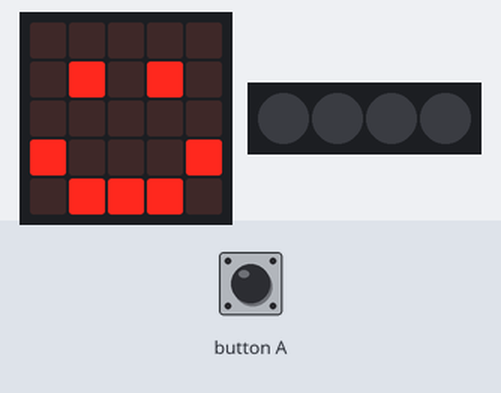
Recording of a program running on a simulated BBC micro:bit (MakeCode). Parts: the board's 5×5 LED display, 4 RGB LEDs in strip order, left to right. The inputs (shaded band) are chosen by the test bench. Dim RGB values are drawn brighter than linear.

Above: at 1.8 s.
1.9 s: button A pressed for 0.15 s
At 2.6 s:
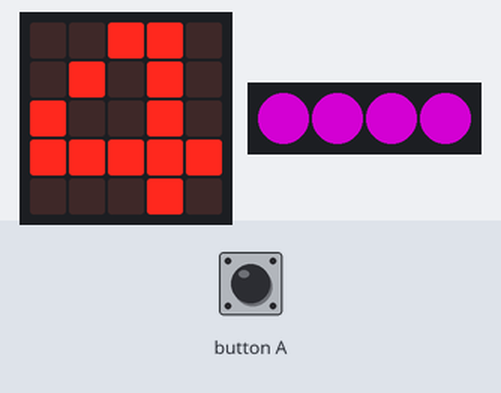
At 3.3 s:
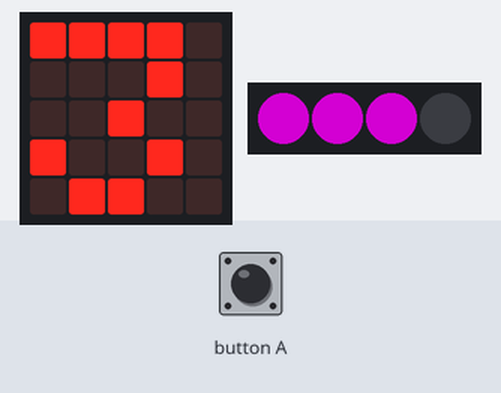
Timing chart, 0 to 6.6 s (numbered marks = the images above; inputs shaded):
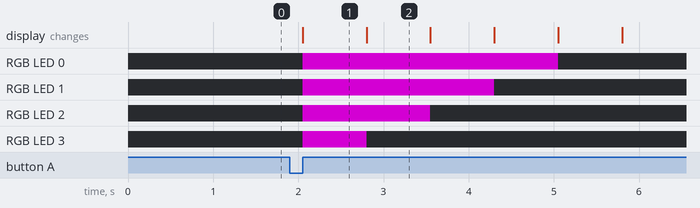

The program:

main.ts
```typescript
// (licence header left out)
// variables
let neopixelStrip: neopixel.Strip = null
let countDown: number = 4

// start up
basic.clearScreen()
neopixelStrip = neopixel.create(DigitalPin.P16, 4, NeoPixelMode.RGB)
neopixelStrip.setPixelColor(0, neopixel.colors(NeoPixelColors.Black))
neopixelStrip.setPixelColor(1, neopixel.colors(NeoPixelColors.Black))
neopixelStrip.setPixelColor(2, neopixel.colors(NeoPixelColors.Black))
neopixelStrip.setPixelColor(3, neopixel.colors(NeoPixelColors.Black))
neopixelStrip.show()
basic.showIcon(IconNames.Happy)

// on button A, start counting down
input.onButtonPressed(Button.A, function () {
  neopixelStrip.setPixelColor(0, neopixel.colors(NeoPixelColors.Purple))
  neopixelStrip.setPixelColor(1, neopixel.colors(NeoPixelColors.Purple))
  neopixelStrip.setPixelColor(2, neopixel.colors(NeoPixelColors.Purple))
  neopixelStrip.setPixelColor(3, neopixel.colors(NeoPixelColors.Purple))
  neopixelStrip.show()

  // setting countDown value
  countDown = 4

  while (countDown > -1) {
    basic.showNumber(countDown)
    countDown--
    // counting down with neopixel
    neopixelStrip.setPixelColor(countDown, neopixel.colors(NeoPixelColors.Black))
    neopixelStrip.show()
  }
  basic.showIcon(IconNames.Happy)
})
```

Measured:
- after the input at 1.9 s, RGB LED 0: off → RGB(127, 0, 127) after 0.15 s, → off 3.0 s later; RGB LED 1: off → RGB(127, 0, 127) after 0.15 s, → off 2.3 s later; RGB LED 2: off → RGB(127, 0, 127) after 0.15 s, → off 1.5 s later; RGB LED 3: off → RGB(127, 0, 127) after 0.15 s, → off 0.75 s later; the display: changes after 0.15 s (image 1)
- what the display in image 1 shows lasts 0.7 s, from 2.1 s to 2.8 s
